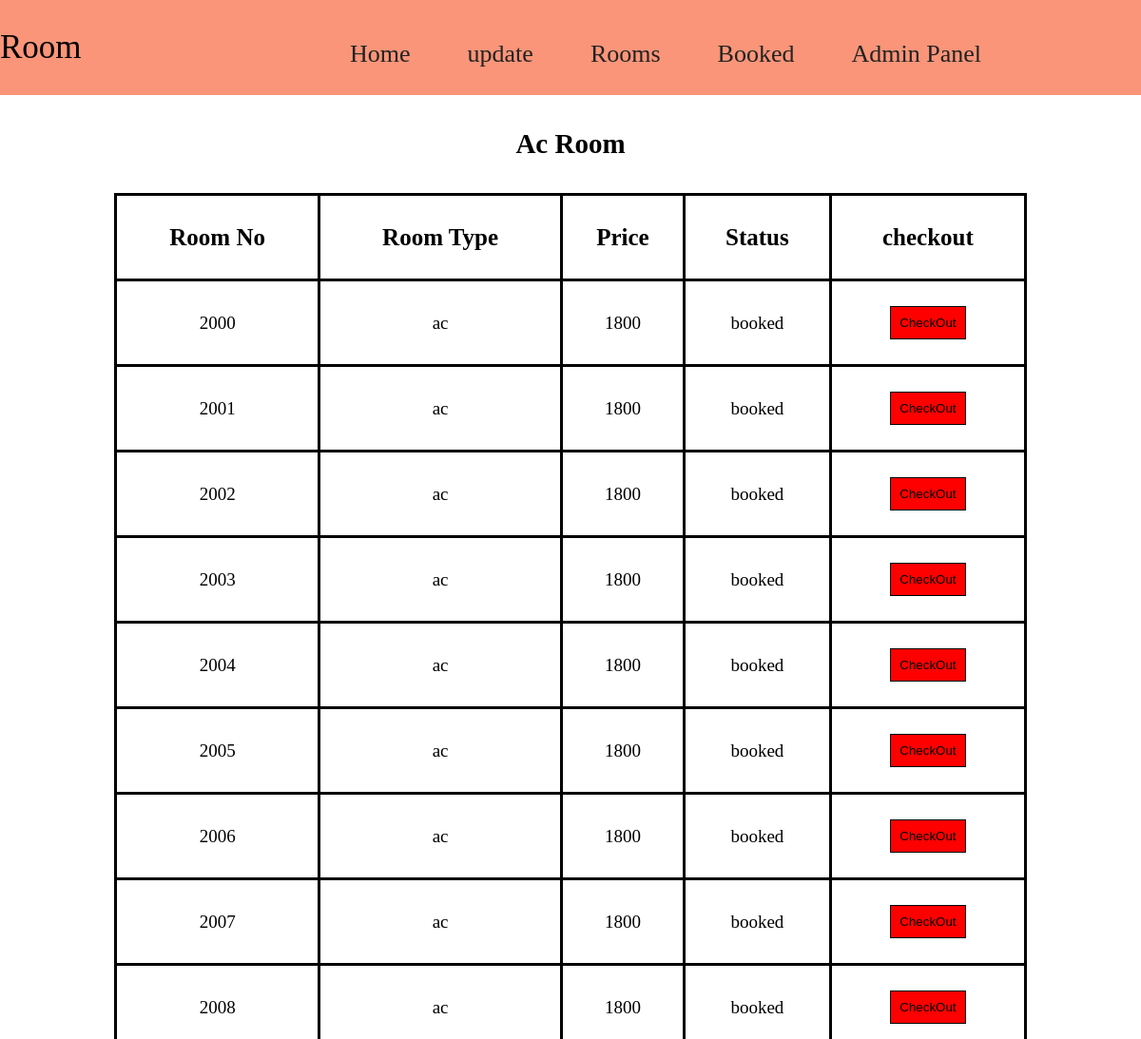
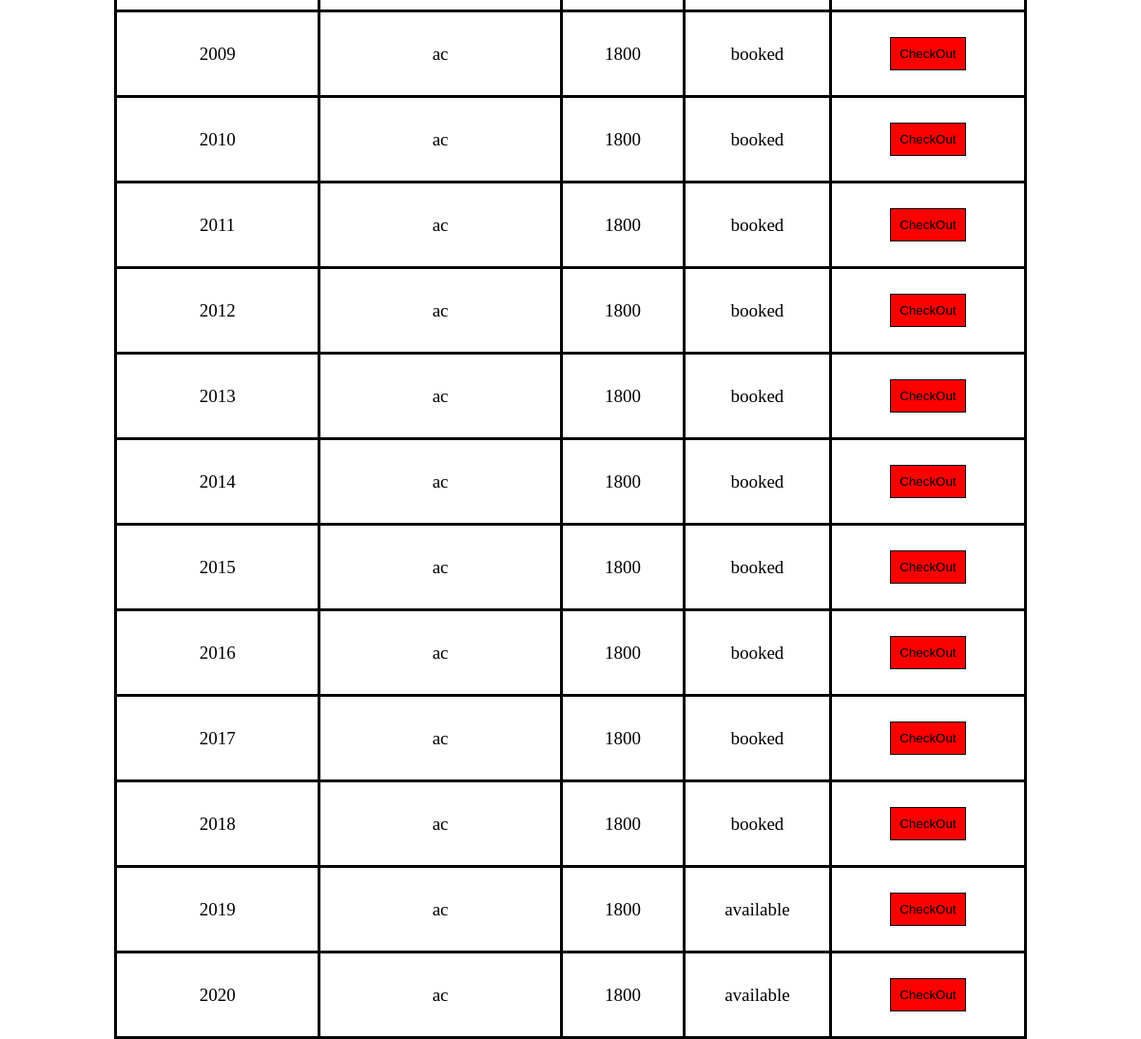
Page /admin/acdata.php on the earlier database version (2 pictures, top to bottom).
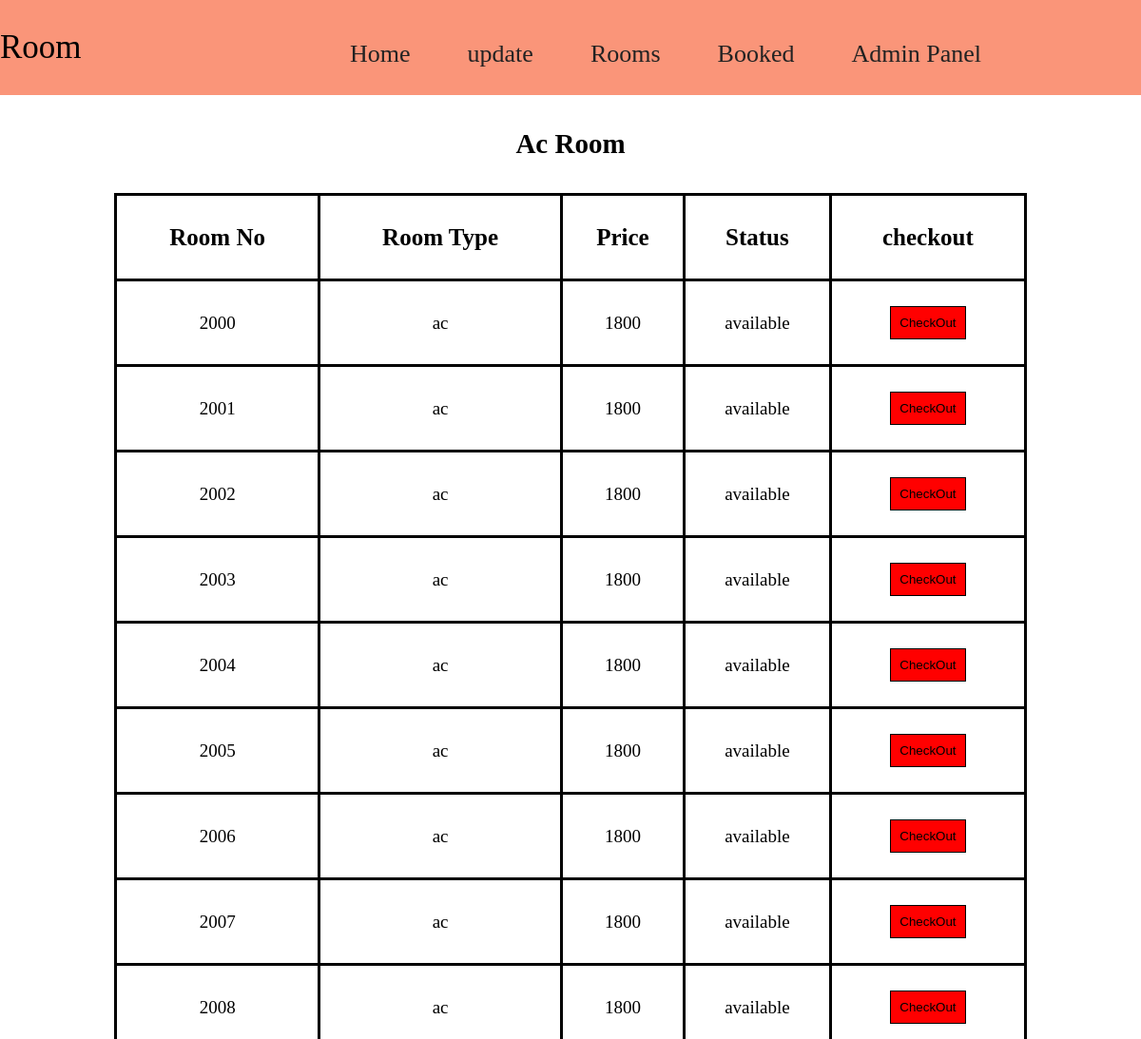
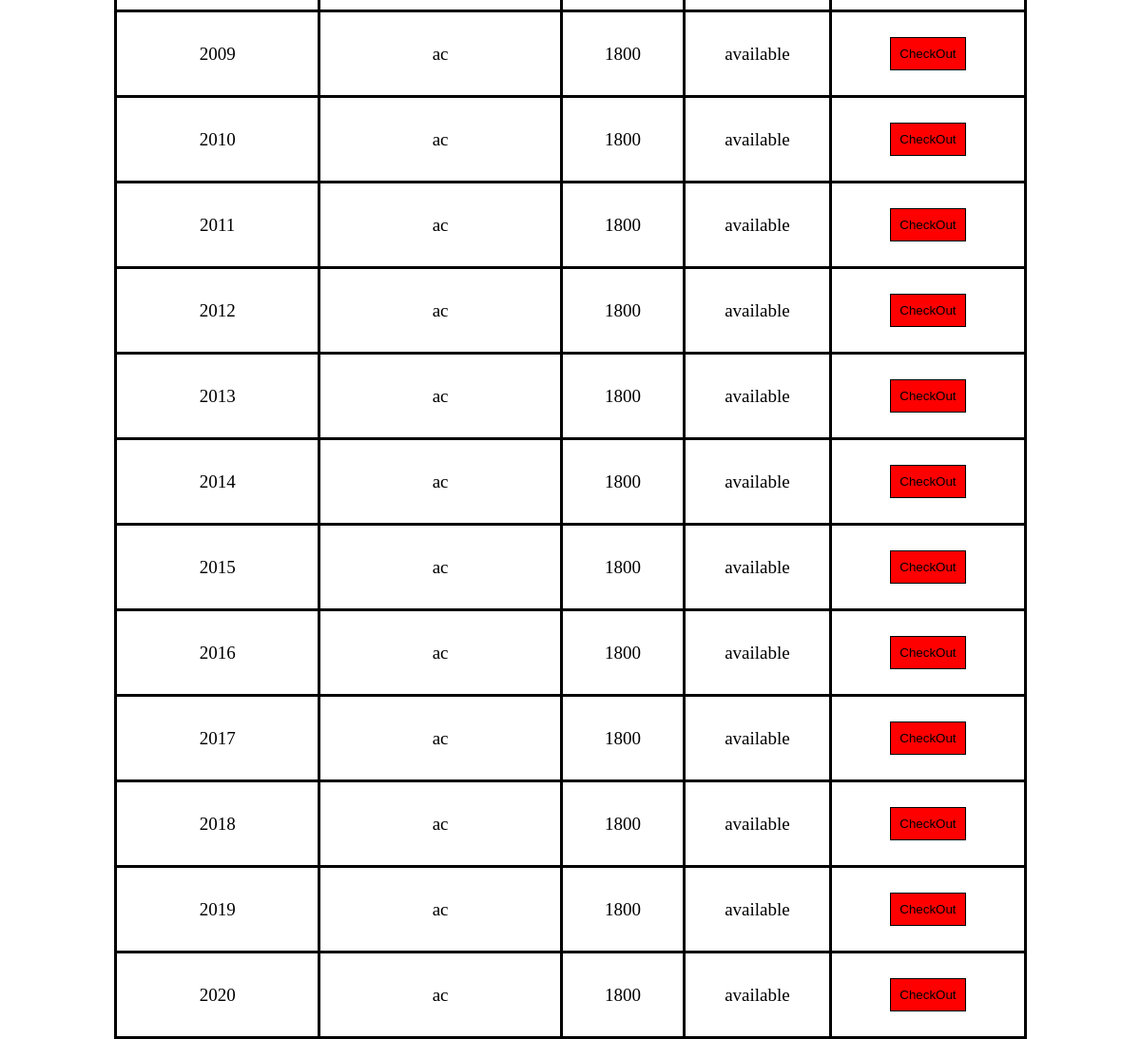
Same page on the later database version (2 pictures, top to bottom).
### tables this page shows
CREATE TABLE `ac_room` (
  `ac_id` int(100) NOT NULL,
  `room_no` varchar(10) NOT NULL,
  `room_type` varchar(50) NOT NULL,
  `price` int(50) NOT NULL,
  `status` varchar(50) NOT NULL
);

### admin/acdata.php (the view, shortened to what this page needs)
<?php include('../connection.php')?>
<!DOCTYPE html>
<html lang="en">
<head>
</head>
<body>
<nav class="navbar">
    <div class="left-nav">
            <p>Room</p>
        </div>
        <div class="right-nav mt-4">
            <ul>
                <li class="item"><a href="aroom.php">Home</a></li>
         <div class="paste-button"> <li class="item">update </li>
   </div>
                <div class="paste-button"> <li class="item">Rooms</li>
   </div>
                 <li class="item"><a href="roomstatus.php">Booked</a></li>
                 <li class="item"><a href="../admin.php">Admin Panel</a></li>
          </ul>
        </div>
    </nav>
    <section>
      <h1 id="detail-head">Ac Room</h1>
      <div class="detail-table">
        <table>
          <thead>
            <tr>
            <th scope="col">Room No</th>
            <th scope="col">Room Type</th>
            <th scope="col">Price</th>
            <th scope="col">Status</th>
            <th scope="col">checkout</th>
</tr>
          </thead>
          <tbody>
            <?php
            $query="SELECT * FROM ac_room";
            $result=mysqli_query($con,$query);
            while($data=mysqli_fetch_assoc($result))
            {
              ?>
              <tr>
                <td><?php echo $data['room_no']; ?></td>
                <td><?php echo $data['room_type']; ?></td>
                <td><?php echo $data['price']; ?></td>
                <td><?php echo $data['status']; ?></td>
                <td>
                  <a href="co.php"><button value="CheckOut" id="checkout-btn">CheckOut</button></a>
                </td>
              </tr>
              <?php
            }
            ?>
          </tbody>
        </table>
      </div>
    </section>
</body>
</html>

### admin/acdata.php (style rules this page uses)
* { padding: 0; margin: 0; box-sizing: border-box; }
.navbar { width: 100%; position: sticky; height: 100px; background-color: #fa9579; display: flex; align-items: center; justify-content: center; top: 0; }
.left-nav { width: 20%; }
.left-nav p { font-family: 'Baloo 2', cursive; font-size: 35px; }
.right-nav { width: 100%; margin-top: 13px; }
.right-nav ul { display: flex; justify-content: center; }
.right-nav ul li { list-style: none; margin: 30px; }
.right-nav ul li a { text-decoration: none; color: #222; font-family: 'Baloo 2', cursive; font-size: 26px; font-weight: 400; position: relative; }
.right-nav ul .paste-button li { text-decoration: none; color: #222; font-family: 'Baloo 2', cursive; font-size: 26px; font-weight: 400; position: relative; }
.paste-button { position: relative; display: inline-block; font-family: 'Segoe UI', Tahoma, Geneva, Verdana, sans-serif; }
#detail-head { text-align: center; font-size: 29px; margin: 35px; }
.detail-table { width: 100%; }
.detail-table table { width: 80%; margin: auto; }
.detail-table table th { font-size: 25px; }
.detail-table table tr { height: 90px; }
.detail-table table tr td { text-align: center; font-size: 19px; }
#checkout-btn { width: 80px; height: 35px; border: black solid 1px; background-color: red; color: Black; }
table, th, td { border: 3px solid black; border-collapse: collapse; padding: 5px; }

Differences in the rows shown:
changed ac_room (number 1 of 21 on the later page): status "booked" → "available"
changed ac_room (number 2 of 21 on the later page): status "booked" → "available"
changed ac_room (number 3 of 21 on the later page): status "booked" → "available"
changed ac_room (number 4 of 21 on the later page): status "booked" → "available"
changed ac_room (number 5 of 21 on the later page): status "booked" → "available"
changed ac_room (number 6 of 21 on the later page): status "booked" → "available"
changed ac_room (number 7 of 21 on the later page): status "booked" → "available"
changed ac_room (number 8 of 21 on the later page): status "booked" → "available"
changed ac_room (number 9 of 21 on the later page): status "booked" → "available"
changed ac_room (number 10 of 21 on the later page): status "booked" → "available"
changed ac_room (number 11 of 21 on the later page): status "booked" → "available"
changed ac_room (number 12 of 21 on the later page): status "booked" → "available"
changed ac_room (number 13 of 21 on the later page): status "booked" → "available"
changed ac_room (number 14 of 21 on the later page): status "booked" → "available"
changed ac_room (number 15 of 21 on the later page): status "booked" → "available"
changed ac_room (number 16 of 21 on the later page): status "booked" → "available"
changed ac_room (number 17 of 21 on the later page): status "booked" → "available"
changed ac_room (number 18 of 21 on the later page): status "booked" → "available"
changed ac_room (number 19 of 21 on the later page): status "booked" → "available"
